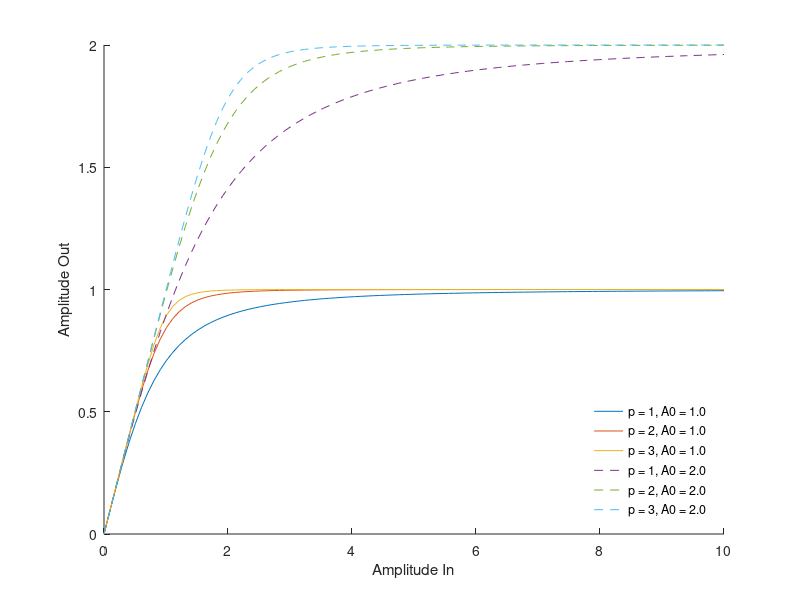
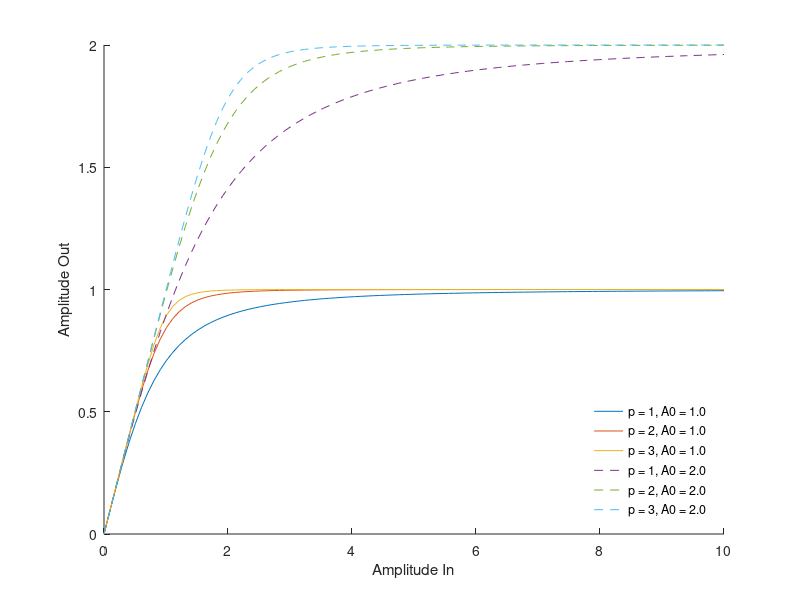
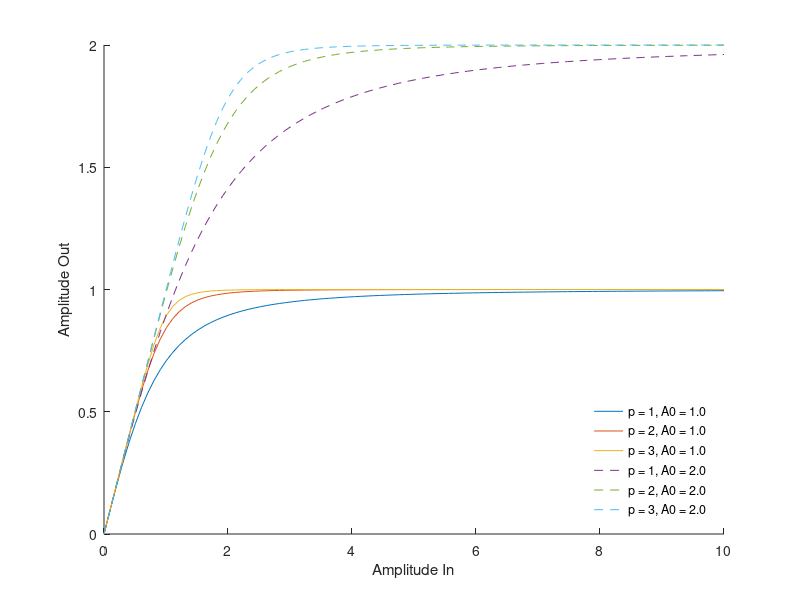

The MATLAB script that drew these images, in order:
%% LIMPEZA
% ####################################################################### %

clear;
close all;
clc;

% ####################################################################### %
%% PARÂMETROS PRINCIPAIS
% ####################################################################### %

root_save = ['C:\Users\joaov_zm1q2wh\OneDrive\Code\github\Impact-Analysis-of-Analog-Front-end-in-Massive-MIMO-Systems\'];
savefig = 1;

A0 = [1.0, 2.0];      % Parâmetros de amplificação
p_values = [1, 2, 3]; % Valores do parâmetro de não linearidade (saturação)

N_A0 = length(A0);    % Número de valores de A0


N_amp_in = 100;                           % Número de pontos para a amplitude de entrada
amplitude_in = linspace(0, 10, N_amp_in); % Variação da amplitude de entrada

% ####################################################################### %
%% CÁLCULO DA TRANSFERÊNCIA DE AMPLITUDE
% ####################################################################### %

amplitude_out = zeros(N_amp_in, length(p_values), N_A0);

for a0_idx = 1:N_A0
    a0 = A0(a0_idx);
    
    for p_idx = 1:length(p_values)
        p = p_values(p_idx);
        
        for amp_in_idx = 1:N_amp_in
            amp_in = amplitude_in(amp_in_idx);
            
            amp_out = abs(amp_in) ./ (1 + (abs(amp_in) / a0).^(2 * p)).^(1 / (2 * p)) .* exp(1j * angle(amp_in));
            
            amplitude_out(amp_in_idx, p_idx, a0_idx) = amp_out;
        end
    end
end

% ####################################################################### %
%% PLOT
% ####################################################################### %

figure;
hold on;

for a0_idx = 1:N_A0
    for p_idx = 1:length(p_values)
        if A0(a0_idx) == 1
            style = '-';
        elseif A0(a0_idx) == 2
            style = '--';
        end
        
        plot(amplitude_in, squeeze(amplitude_out(:, p_idx, a0_idx)), style, ...
            'DisplayName', sprintf('p = %d, A0 = %.1f', p_values(p_idx), A0(a0_idx)));
    end
end

xlabel('Amplitude In');
ylabel('Amplitude Out');
legend('Location', 'southeast');
legend box off;

graph_name = sprintf('amp_ss');
    
if savefig == 1
   saveas(gcf,[root_save graph_name],'fig');
   saveas(gcf,[root_save graph_name],'png');
   saveas(gcf,[root_save graph_name],'epsc2');
end